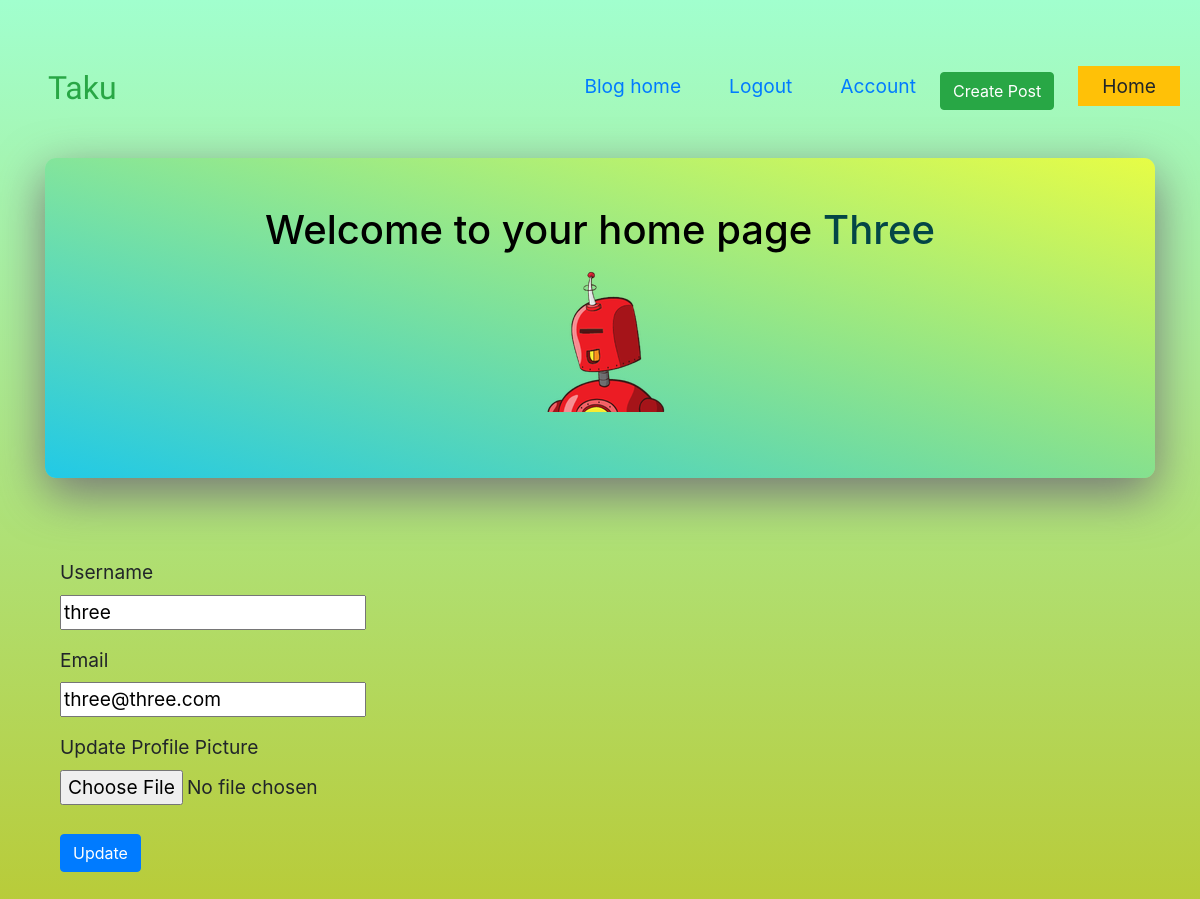
Page /blog/account (signed in) on the committed database.
### website/blog/models.py (models this page shows, shortened)
class User(db.Model, UserMixin):
    __tablename__ = "users"
    id = db.Column(db.Integer, primary_key=True)
    profile_image = db.Column(db.String(64), nullable=False)
    email = db.Column(db.String(64), unique=True, index=True)
    username = db.Column(db.String(64), unique=True, index=True)
    password_hash = db.Column(db.String(128))
    post = db.relationship("BlogPost", backref="author", lazy=True)

### website/blog/users/views.py (the view)
@users.route("/blog/account", methods=["GET", "POST"])
@login_required
def account():
    form = UpdateUserForm()
    if form.validate_on_submit():
        if form.picture.data:
            username = current_user.username
            pic = add_profile_pic(form.picture.data, username)
            current_user.profile_image = pic
        current_user.username = form.username.data
        current_user.email = form.email.data
        db.session.commit()
        flash("User ACccount Updated")
        return redirect(url_for("users.account"))
    elif request.method == "GET":
        form.username.data = current_user.username
        form.email.data = current_user.email
    profile_image = url_for(
        "static", filename="profile_pics/" + current_user.profile_image
    )
    return render_template("account.html", profile_image=profile_image, form=form)

### website/blog/users/forms.py (shortened to what this page needs)
class UpdateUserForm(FlaskForm):
    email = StringField("Email", validators=[DataRequired(), Email()])
    username = StringField("Username", validators=[DataRequired()])
    picture = FileField(
        "Update Profile Picture", validators=[FileAllowed(["jpg", "png"])]
    )
    submit = SubmitField("Update")

### website/blog/models.py (called while the page is built)
@login_manager.user_loader
def load_users(user_id):
    return User.query.get(user_id)

### website/templates/account.html (shortened to what this page needs)
{%extends "baseb.html"%}
{%block content%}
<div class="myjumbo pt-5">
  <div align="center">
    <h1>Welcome to your home page <span class="account-name-of-user">{{current_user.username}}</span></h1>
    <img src="{{url_for("static",filename="profile_pics/"+current_user.profile_image)}}" alt="Userprofile pic">
  </div>
</div>
<div class="container">
  <div class="account-form">
    <form method="POST" action="" enctype="multipart/form-data">
      <div class="form-group">
        {{form.username.label(class="d-block ")}} {{form.username(class="d-block")}}
      </div>
      <div class="form-group">
        {{form.email.label(class="d-block")}} {{form.email(class="d-block")}}
      </div>
      <div class="form-group">
        {{form.picture.label(class="d-block")}} {{form.picture(class="d-block")}}
        <br>
        {{form.submit(class="d-block btn btn-primary")}}
      </div>
    </form>
  </div>
</div>
{%endblock%}

### website/static/blog_css.css (style rules this page uses)
body { background-image: linear-gradient(#a1ffce, #b9ca35); background-repeat: no-repeat; min-height: 100vh; font-size: 1.2rem; }
.myjumbo { background-image: linear-gradient(to right top, #00c3ffce, #ffff1cb9); color: black; min-height: 20rem; border-radius: .7rem; box-shadow: 0 1rem 3rem #777; overflow: hidden; margin-bottom: 5rem; margin-top: 2rem; position: relative; font-size: 2rem; text-align: left; }
.account-form { margin: 5% auto; }
.account-name-of-user { color: rgb(3, 70, 70); text-transform: capitalize; font-weight: 500; }

### rows in the picture
User: username "Three", profile_image (picture), username "three", email "three@three.com"
